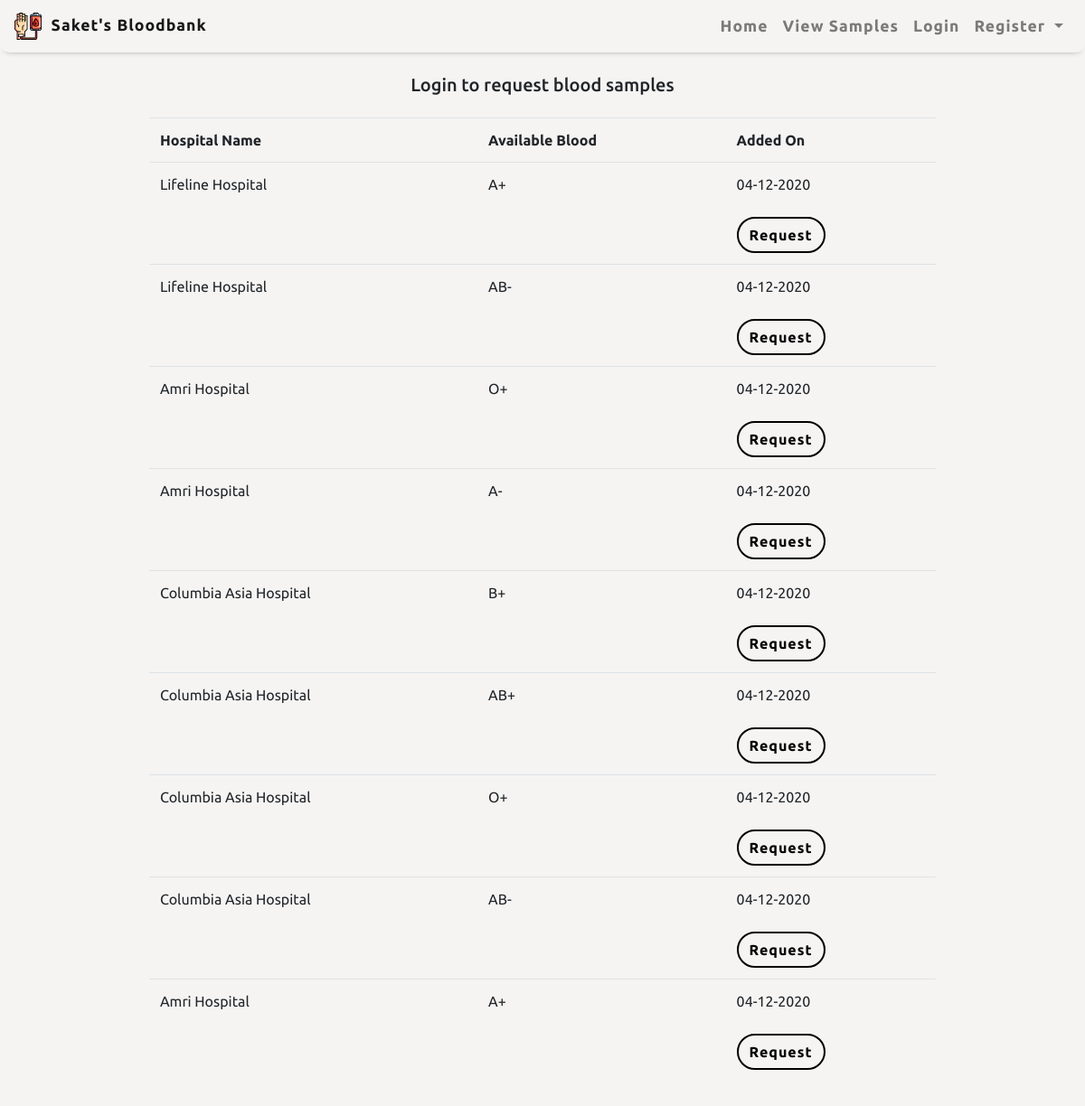
The app's page /viewSamples.php with its own data.
### tables this page shows
CREATE TABLE `AvailableBlood` (
  `avb_id` int(10) NOT NULL,
  `hos_id` int(10) NOT NULL,
  `avb_blood_type` varchar(3) NOT NULL,
  `added_on` datetime DEFAULT NULL
);

CREATE TABLE `Hospitals` (
  `hos_id` int(10) NOT NULL,
  `user_id` int(10) NOT NULL,
  `name` varchar(100) NOT NULL
);

### DataSource/db.php (called while the page is built, shortened)
<?php
class DataSource
{
    private $conn;
    function __construct()
    {
        $this->conn = $this->getConnection();
    }
    public function getConnection()
    {
        $conn = mysqli_connect(DB_HOST, DB_USERNAME, DB_PASSWORD, DB_NAME);
        return $conn;
    }
    public function select($query, $paramType = "", $paramArray = array())
    {
        $stmt = mysqli_prepare($this->conn, $query);
        mysqli_stmt_execute($stmt);
        $result = mysqli_stmt_get_result($stmt);
        if (mysqli_num_rows($result) > 0) {
            while ($row = mysqli_fetch_assoc($result)) {
                $resultset[] = $row;
            }
        }
        if (!empty($resultset)) {
            return $resultset;
        }
    }
}

### Model/Requests.php (called while the page is built, shortened)
<?php
class Requests
{
    private $ds;
    function __construct()
    {
        require_once("./DataSource/db.php");
        $this->ds = new DataSource();
    }
    function getAvailableSamples() {
        $query = "SELECT name, avb_blood_type, added_on, hos_id FROM AvailableBlood
                    JOIN Hospitals
                    USING(hos_id)
                    ORDER BY added_on DESC";
        return $this->ds->select($query);
    }
}

### avbSamplesTable.php (the view)
<?php
    $requests = new Requests();
    $avb_samples = $requests->getAvailableSamples();
    $html = "
            <table class='table'>
                <tr>
                    <th>Hospital Name</th>
                    <th>Available Blood</th>
                    <th>Added On</th>
                </tr>";
        foreach ($avb_samples as $row) {
            $html .= "
                <tr>
                    <td rowspan=2>$row[name]</td>
                    <td  rowspan=2>$row[avb_blood_type]</td>
                    <td >".date('d-m-Y',strtotime($row['added_on']))."</td>
                </tr>
                <tr>
                    <td class=req_btn_cell>
                        <a
                        id=requestSamplebtn
                        type=button
                        class='btn btn-rounded'
                        href= ./viewSamples.php?requestSample=true&hos_id=$row[hos_id]&req_blood_type=".urlencode($row['avb_blood_type'])."
                        >
                        Request
                        </a>
                    </td>
                </tr>";
        }
    $html .= "</table>";
    echo $html;
?>

### viewSamples.php (shortened to what this page needs)
<?php
    require_once("./Model/Requests.php");
?>
<!DOCTYPE html>
<html>
    <head>
        <?php include("./components/head.php"); ?>
        <link rel="stylesheet" href="/bloodbank/css/viewSamples.css">
    </head>
    <body>
        <?php
        include("./components/navbar.php");
        if (!$_SESSION['logged_in']) {
            echo "
            <div class='my-4 w-100 text-center'>
                <h5>
                    <div>Login to request blood samples</div>
                </h5>
            </div>";
        } else {
            include("./components/welcomeBanner.php");
        }
        ?>
        <div class="container w-75 d-flex justify-content-center">
            <?php
                include_once("./avbSamplesTable.php");
            ?>
        </div>
    </body>
</html>

### components/head.php (shortened to what this page needs)
<link rel="stylesheet" href="https://maxcdn.bootstrapcdn.com/bootstrap/4.0.0/css/bootstrap.min.css" />
<link rel="stylesheet" href="/bloodbank/css/main.css">

### components/navbar.php (shortened to what this page needs)
<nav class="navbar navbar-expand-lg navbar-light">
  <a class="navbar-brand" href="index.php">
    <img src="/bloodbank/assets/blood-donation.svg" width="30px" height="30px">
    &nbsp;Saket's Bloodbank
  </a>
  <div class="collapse navbar-collapse" id="collapsibleNavbar">
    <ul class="navbar-nav ml-auto mt-2 mt-lg-0">
      <li class="nav-item">
        <a class="nav-link " href="index.php">Home</a>
      </li>
      <li class="nav-item">
        <a class="nav-link " href="viewSamples.php">View Samples</a>
      </li>
      <?php
      if (!$_SESSION['logged_in']) {
        echo '
          <li class="nav-item">
            <a
              class="nav-link "
              href = "login.php">
              Login
            </a>
          </li>
          <li class="nav-item dropdown">
            <a
              class="nav-link  dropdown-toggle"
              href="#"
              id="dropdownMenuLink"
              data-toggle="dropdown">
              Register
            </a>
            <div class="dropdown-menu dropdown-menu-right">
              <a
                class="nav-link  dropdown-item"
                href="registerHospital.php">
                As a Hospital
              </a>
              <a
                class="nav-link  dropdown-item"
                href="registerReceiver.php">
                As a Receiver
              </a>
            </div>
          </li>';
      } ?>
    </ul>
  </div>
</nav>

### css/main.css (style rules this page uses)
body, html { margin: 0; height: 100vh; width: 100vw; font-family: "Ubuntu", sans-serif; overflow-x: hidden; background-color: #F5F4F3; }
.nav-link, .navbar-brand { font-size: 1.1rem; letter-spacing: 1px; font-weight: 900; }
.navbar { -webkit-box-shadow: 0 5px 6px -6px #999; -moz-box-shadow: 0 5px 6px -6px #999; box-shadow: 0 5px 6px -6px #999; border-radius: 10px; }

### css/viewSamples.css (style rules this page uses)
.req_btn_cell { border-top: none !important; }
.btn-rounded { background-color: transparent; border: 2px solid black; color: black; letter-spacing: 1px; transition: all 0.5s; font-size: 1rem; border-radius: 30px; font-weight: bolder; }

### records on screen
availableblood: hos.name "Lifeline Hospital", avb_blood_type "A+", added_on "04-12-2020"
availableblood: hos.name "Lifeline Hospital", avb_blood_type "AB-", added_on "04-12-2020"
availableblood: hos.name "Amri Hospital", avb_blood_type "O+", added_on "04-12-2020"
availableblood: hos.name "Amri Hospital", avb_blood_type "A-", added_on "04-12-2020"
availableblood: hos.name "Columbia Asia Hospital", avb_blood_type "B+", added_on "04-12-2020"
availableblood: hos.name "Columbia Asia Hospital", avb_blood_type "AB+", added_on "04-12-2020"
availableblood: hos.name "Columbia Asia Hospital", avb_blood_type "O+", added_on "04-12-2020"
availableblood: hos.name "Columbia Asia Hospital", avb_blood_type "AB-", added_on "04-12-2020"
availableblood: hos.name "Amri Hospital", avb_blood_type "A+", added_on "04-12-2020"
